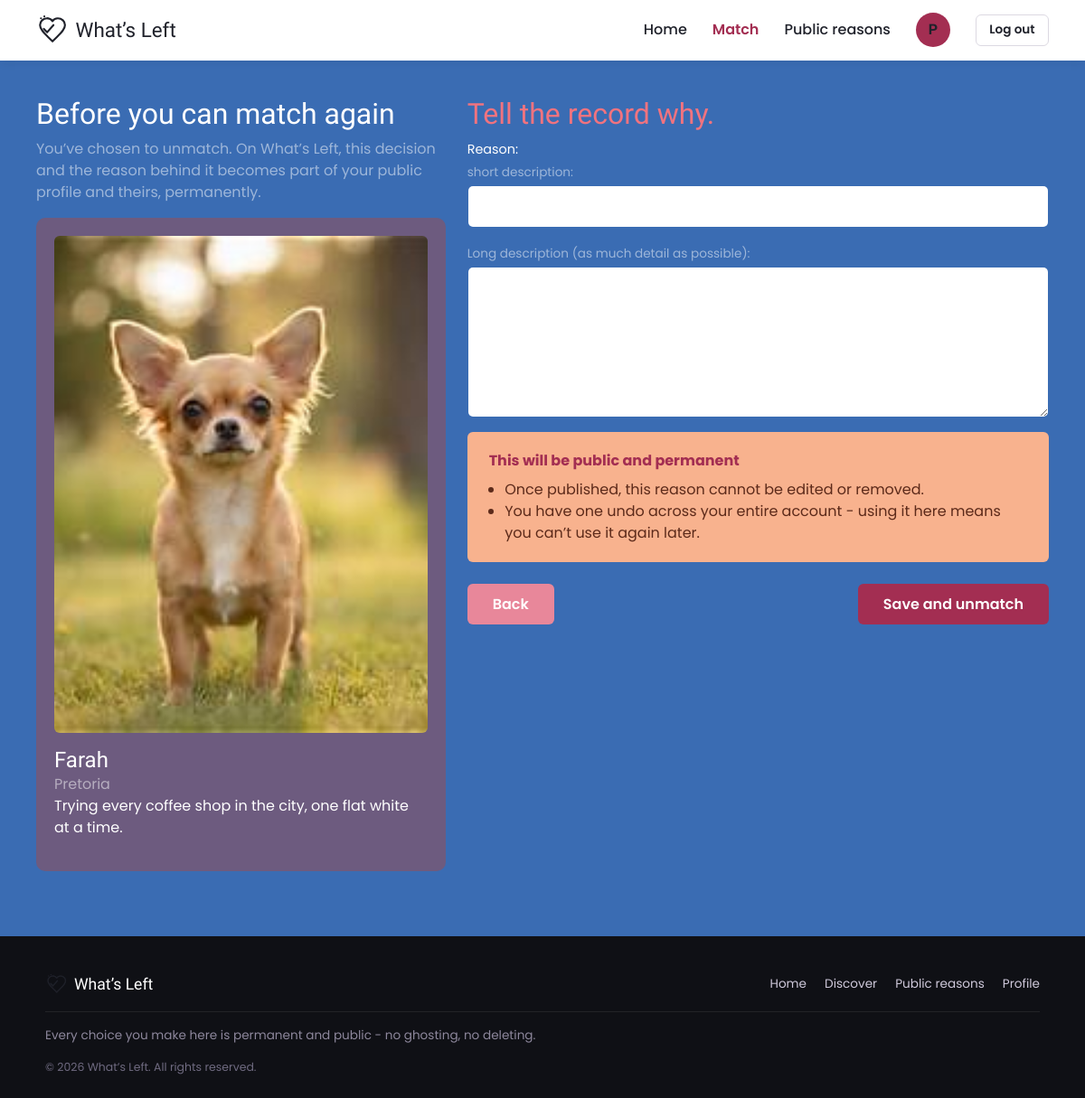
The page /frontend/pages/unmatch_reason.php (signed in) on the database its author committed.
### tables this page shows
CREATE TABLE users (
    id                  INT UNSIGNED AUTO_INCREMENT PRIMARY KEY,
    first_name          VARCHAR(100) NOT NULL,
    last_name           VARCHAR(100) NOT NULL,
    email               VARCHAR(150) NOT NULL UNIQUE,
    password_hash       VARCHAR(255) NOT NULL,
    dob                 DATE NOT NULL,
    looking_for         ENUM('Male', 'Female', 'Everyone') NOT NULL,
    location            VARCHAR(150) DEFAULT NULL,
    description         TEXT DEFAULT NULL,
    is_matched          TINYINT(1) NOT NULL DEFAULT 0,
    current_match_id    INT UNSIGNED DEFAULT NULL,
    skip_used           TINYINT(1) NOT NULL DEFAULT 0,
    undo_used           TINYINT(1) NOT NULL DEFAULT 0,
    dislike_undo_used   TINYINT(1) NOT NULL DEFAULT 0,
    created_at          TIMESTAMP NOT NULL DEFAULT CURRENT_TIMESTAMP
);

CREATE TABLE user_photos (
    id           INT UNSIGNED AUTO_INCREMENT PRIMARY KEY,
    user_id      INT UNSIGNED NOT NULL,
    photo_path   VARCHAR(255) NOT NULL,
    sort_order   INT UNSIGNED NOT NULL DEFAULT 0,
    CONSTRAINT fk_user_photos_user FOREIGN KEY (user_id) REFERENCES users(id) ON DELETE CASCADE
);

### includes/functions.php (called while the page is built, shortened)
<?php
function e($value) {
    return htmlspecialchars($value ?? '', ENT_QUOTES, 'UTF-8');
}
function get_user(PDO $pdo, int $id) {
    $stmt = $pdo->prepare('SELECT * FROM users WHERE id = ?');
    $stmt->execute([$id]);
    return $stmt->fetch();
}
function get_user_photos(PDO $pdo, int $userId) {
    $stmt = $pdo->prepare('SELECT * FROM user_photos WHERE user_id = ? ORDER BY sort_order ASC, id ASC');
    $stmt->execute([$userId]);
    return $stmt->fetchAll();
}
function get_match_partner_id(PDO $pdo, int $userId, int $matchId) {
    $stmt = $pdo->prepare('SELECT user1_id, user2_id FROM matches WHERE id = ?');
    $stmt->execute([$matchId]);
    $row = $stmt->fetch();
    return $row['user1_id'] == $userId ? $row['user2_id'] : $row['user1_id'];
}
function base_url(string $path = '') {
    return APP_URL_BASE . '/' . ltrim($path, '/');
}
function photo_url($photoPath) {
    return base_url('uploads/profile_photos/' . $photoPath);
}

### includes/auth.php (called while the page is built, shortened)
<?php
require_once __DIR__ . '/../config/db.php';
require_once __DIR__ . '/functions.php';
$currentUser = get_user($pdo, (int) $_SESSION['user_id']);

### frontend/pages/unmatch_reason.php (the view, shortened to what this page needs)
<?php
$activePage = 'match';
require_once __DIR__ . '/../../includes/auth.php';
$matchId = (int) $currentUser['current_match_id'];
$partnerId = get_match_partner_id($pdo, (int) $currentUser['id'], $matchId);
$partner = $partnerId ? get_user($pdo, $partnerId) : null;
$photos = get_user_photos($pdo, $partner['id']);
?>
<!DOCTYPE html>
<html lang="en">
<head>
<link href="https://cdn.jsdelivr.net/npm/bootstrap@5.3.3/dist/css/bootstrap.min.css" rel="stylesheet">
<link href="<?= e(base_url('frontend/assets/css/style.css')) ?>" rel="stylesheet">
</head>
<body>
<?php require __DIR__ . '/../../includes/nav.php'; ?>
<div class="unmatch-reason-pagebox-main">
    <div class="row g-4">
        <div class="col-lg-5">
            <h1 class="text-white h2">Before you can match again</h1>
            <p class="text-white-50">You&rsquo;ve chosen to unmatch. On What&rsquo;s Left, this decision and the reason behind it becomes part of your public profile and theirs, permanently.</p>
            <div class="unmatch-reason-photoframe-left mt-3">
                <div class="unmatch-reason-photo-box-left mb-3">
                    <img src="<?= e(photo_url($photos[0]['photo_path'] ?? null)) ?>" alt="<?= e($partner['first_name']) ?>">
                </div>
                <h2 class="h4 text-white mb-0"><?= e($partner['first_name']) ?></h2>
                <p class="text-white-50 mb-0"><?= e($partner['location']) ?></p>
                <p class="text-white"><?= nl2br(e($partner['description'])) ?></p>
            </div>
        </div>
        <div class="col-lg-7">
            <h2 style="color:var(--coral)">Tell the record why.</h2>
            <div class="mb-3">
                <label class="text-white">Reason:</label>
                <label class="text-white-50 d-block" style="font-size:.85rem;">short description:</label>
                <input type="text" class="form-control unmatch-reason-input-short" id="reason-short" maxlength="150">
            </div>
            <div class="mb-3">
                <label class="text-white-50" style="font-size:.85rem;">Long description (as much detail as possible):</label>
                <textarea class="form-control unmatch-reason-input-long" id="reason-long" rows="6"></textarea>
            </div>
            <div class="unmatch-reason-rulesbox-main">
                <div class="unmatch-reason-rulesbox-title">This will be public and permanent</div>
                <ul>
                    <li>Once published, this reason cannot be edited or removed.</li>
                    <li>You have one undo across your entire account - using it here means you can&rsquo;t use it again later.</li>
                </ul>
            </div>
            <div class="d-flex justify-content-between mt-4">
                <a href="<?= e(base_url('frontend/pages/match_space.php')) ?>" class="btn unmatch-reason-button-back">Back</a>
                <button class="btn unmatch-reason-button-save" id="save-unmatch-btn">Save and unmatch</button>
            </div>
        </div>
    </div>
</div>
<?php require __DIR__ . '/../../includes/footer.php'; ?>
</body>
</html>

### includes/nav.php
<?php
$activePage = $activePage ?? '';
$isMatched  = !empty($currentUser['is_matched']) && !empty($currentUser['current_match_id']);
?>
<nav class="<?= $activePage ?>-nav-bar-top">
    <a href="<?= e(base_url('frontend/pages/home.php')) ?>" class="<?= $activePage ?>-nav-logo-top">
        <img src="<?= e(base_url('frontend/assets/images/logo.svg')) ?>" alt="What's Left logo">
        What&rsquo;s Left
    </a>
    <div class="<?= $activePage ?>-nav-links-top">
        <a href="<?= e(base_url('frontend/pages/home.php')) ?>" class="<?= $activePage ?>-nav-home-link-top <?= $activePage === 'home' ? 'active' : '' ?>">Home</a>
        <?php if ($isMatched): ?>
            <a href="<?= e(base_url('frontend/pages/match_space.php')) ?>" class="<?= $activePage ?>-nav-match-link-top <?= $activePage === 'match' ? 'active' : '' ?>">Match</a>
        <?php else: ?>
            <a href="<?= e(base_url('frontend/pages/discover.php')) ?>" class="<?= $activePage ?>-nav-discover-link-top <?= $activePage === 'discover' ? 'active' : '' ?>">Discover/Match</a>
        <?php endif; ?>
        <a href="<?= e(base_url('frontend/pages/public_reasons.php')) ?>" class="<?= $activePage ?>-nav-public-reasons-link-top <?= $activePage === 'public_reasons' ? 'active' : '' ?>">Public reasons</a>
        <a href="<?= e(base_url('frontend/pages/edit_profile.php')) ?>" class="<?= $activePage ?>-nav-profile-avatar-top" title="Edit profile">
            <?= e(strtoupper(substr($currentUser['first_name'] ?? '?', 0, 1))) ?>
        </a>
        <a href="<?= e(base_url('frontend/pages/logout.php')) ?>" class="<?= $activePage ?>-nav-logout-link-top" title="Log out">Log out</a>
    </div>
</nav>

### rows shown on the page
users: first_name "P"
user_photos: photo_path (picture)
users: first_name "Farah", location "Pretoria", description "Trying every coffee shop in the city, one flat white at a time."
